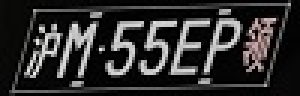
#> input picture crnn/data/train/1.jpg, 100 x 32 px (shown 3 times larger)
$ python -i PlateDatasets.py   (imports and definitions only)
#> lines starting #> are read from the running program, lines starting #| are printed output that depends on the picture
#> further down, picture is the input picture: shape (32, 100, 3); mean B, G, R 46.5, 46.8, 47.7
import numpy as np
import random
import cv2
import sys
sys.path.append('..')

import torch
from torch.utils import data
from torch.utils.data import DataLoader

from config import config


def motion_blur(image, degree=10, angle=20):
#> called with degree = 10, angle = 20
    image = np.array(image)

    # 这里生成任意角度的运动模糊kernel的矩阵， degree越大，模糊程度越高
    M = cv2.getRotationMatrix2D((degree/2, degree/2), angle, 1)
    motion_blur_kernel = np.diag(np.ones(degree))
    motion_blur_kernel = cv2.warpAffine(motion_blur_kernel, M, (degree, degree))

    motion_blur_kernel = motion_blur_kernel / degree
    blurred = cv2.filter2D(image, -1, motion_blur_kernel)
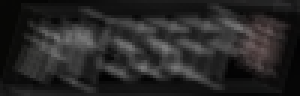
#> blurred: shape (32, 100, 3) (shown 3 times larger); mean B, G, R 38.6, 38.8, 39.6

    cv2.normalize(blurred, blurred, 0, 255, cv2.NORM_MINMAX)
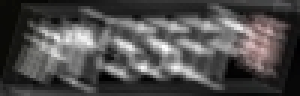
#> blurred: shape (32, 100, 3) (shown 3 times larger); mean B, G, R 76.5, 76.9, 78.5
    blurred = np.array(blurred, dtype=np.uint8)
    return blurred


class PlateDatasets(data.Dataset):
    # [94 lines left out: functions __init__, __enhance__, __getitem__, not called in this run]


    def __len__(self):
        return len(self.lines)

>>> import cv2
>>> picture = cv2.imread('../../crnn/data/train/1.jpg')
>>> result = motion_blur(picture)
